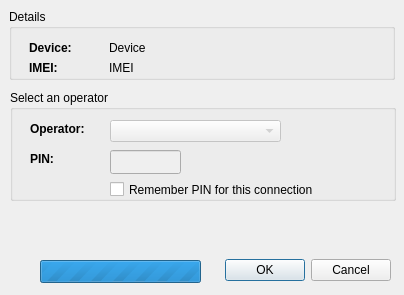
<?xml version="1.0" encoding="UTF-8"?>
<ui version="4.0">
 <class>NMWizard</class>
 <widget class="QDialog" name="NMWizard">
  <property name="geometry">
   <rect>
    <x>0</x>
    <y>0</y>
    <width>404</width>
    <height>295</height>
   </rect>
  </property>
  <property name="windowTitle">
   <string>Dialog</string>
  </property>
  <widget class="QGroupBox" name="groupBox">
   <property name="geometry">
    <rect>
     <x>9</x>
     <y>9</y>
     <width>386</width>
     <height>71</height>
    </rect>
   </property>
   <property name="title">
    <string>Details</string>
   </property>
   <widget class="QLabel" name="txtIMEI">
    <property name="geometry">
     <rect>
      <x>100</x>
      <y>50</y>
      <width>261</width>
      <height>18</height>
     </rect>
    </property>
    <property name="font">
     <font>
      <weight>50</weight>
      <bold>false</bold>
     </font>
    </property>
    <property name="text">
     <string>IMEI</string>
    </property>
   </widget>
   <widget class="QLabel" name="txtDevice">
    <property name="geometry">
     <rect>
      <x>100</x>
      <y>30</y>
      <width>261</width>
      <height>18</height>
     </rect>
    </property>
    <property name="font">
     <font>
      <weight>50</weight>
      <bold>false</bold>
     </font>
    </property>
    <property name="text">
     <string>Device</string>
    </property>
   </widget>
   <widget class="QLabel" name="labelIMEI">
    <property name="geometry">
     <rect>
      <x>20</x>
      <y>50</y>
      <width>59</width>
      <height>18</height>
     </rect>
    </property>
    <property name="font">
     <font>
      <weight>75</weight>
      <bold>true</bold>
     </font>
    </property>
    <property name="text">
     <string>IMEI:</string>
    </property>
   </widget>
   <widget class="QLabel" name="labelDevice">
    <property name="geometry">
     <rect>
      <x>20</x>
      <y>30</y>
      <width>59</width>
      <height>18</height>
     </rect>
    </property>
    <property name="font">
     <font>
      <weight>75</weight>
      <bold>true</bold>
     </font>
    </property>
    <property name="text">
     <string>Device:</string>
    </property>
   </widget>
  </widget>
  <widget class="QProgressBar" name="progressBar">
   <property name="geometry">
    <rect>
     <x>40</x>
     <y>260</y>
     <width>161</width>
     <height>23</height>
    </rect>
   </property>
   <property name="autoFillBackground">
    <bool>false</bool>
   </property>
   <property name="minimum">
    <number>0</number>
   </property>
   <property name="maximum">
    <number>0</number>
   </property>
   <property name="value">
    <number>0</number>
   </property>
   <property name="invertedAppearance">
    <bool>false</bool>
   </property>
  </widget>
  <widget class="KDialogButtonBox" name="buttonBox">
   <property name="geometry">
    <rect>
     <x>220</x>
     <y>250</y>
     <width>171</width>
     <height>41</height>
    </rect>
   </property>
   <property name="standardButtons">
    <set>QDialogButtonBox::Cancel|QDialogButtonBox::Ok</set>
   </property>
  </widget>
  <widget class="QGroupBox" name="groupBox_2">
   <property name="geometry">
    <rect>
     <x>10</x>
     <y>90</y>
     <width>386</width>
     <height>111</height>
    </rect>
   </property>
   <property name="title">
    <string>Select an operator</string>
   </property>
   <widget class="QLabel" name="labelOperator">
    <property name="geometry">
     <rect>
      <x>20</x>
      <y>30</y>
      <width>71</width>
      <height>18</height>
     </rect>
    </property>
    <property name="font">
     <font>
      <weight>75</weight>
      <bold>true</bold>
     </font>
    </property>
    <property name="text">
     <string>Operator:</string>
    </property>
   </widget>
   <widget class="QLabel" name="labelPIN">
    <property name="geometry">
     <rect>
      <x>20</x>
      <y>60</y>
      <width>81</width>
      <height>18</height>
     </rect>
    </property>
    <property name="font">
     <font>
      <weight>75</weight>
      <bold>true</bold>
     </font>
    </property>
    <property name="text">
     <string>PIN:</string>
    </property>
   </widget>
   <widget class="KComboBox" name="comboBoxOperators">
    <property name="enabled">
     <bool>false</bool>
    </property>
    <property name="geometry">
     <rect>
      <x>100</x>
      <y>30</y>
      <width>171</width>
      <height>22</height>
     </rect>
    </property>
   </widget>
   <widget class="QLineEdit" name="lineEditPIN">
    <property name="enabled">
     <bool>false</bool>
    </property>
    <property name="geometry">
     <rect>
      <x>100</x>
      <y>60</y>
      <width>71</width>
      <height>24</height>
     </rect>
    </property>
    <property name="echoMode">
     <enum>QLineEdit::Password</enum>
    </property>
   </widget>
   <widget class="QCheckBox" name="checkBoxRemember">
    <property name="geometry">
     <rect>
      <x>100</x>
      <y>90</y>
      <width>221</width>
      <height>19</height>
     </rect>
    </property>
    <property name="text">
     <string>Remember PIN for this connection</string>
    </property>
   </widget>
  </widget>
 </widget>
 <customwidgets>
  <customwidget>
   <class>KComboBox</class>
   <extends>QComboBox</extends>
   <header>kcombobox.h</header>
  </customwidget>
  <customwidget>
   <class>KDialogButtonBox</class>
   <extends>QDialogButtonBox</extends>
   <header>kdialogbuttonbox.h</header>
  </customwidget>
 </customwidgets>
 <resources/>
 <connections/>
</ui>
